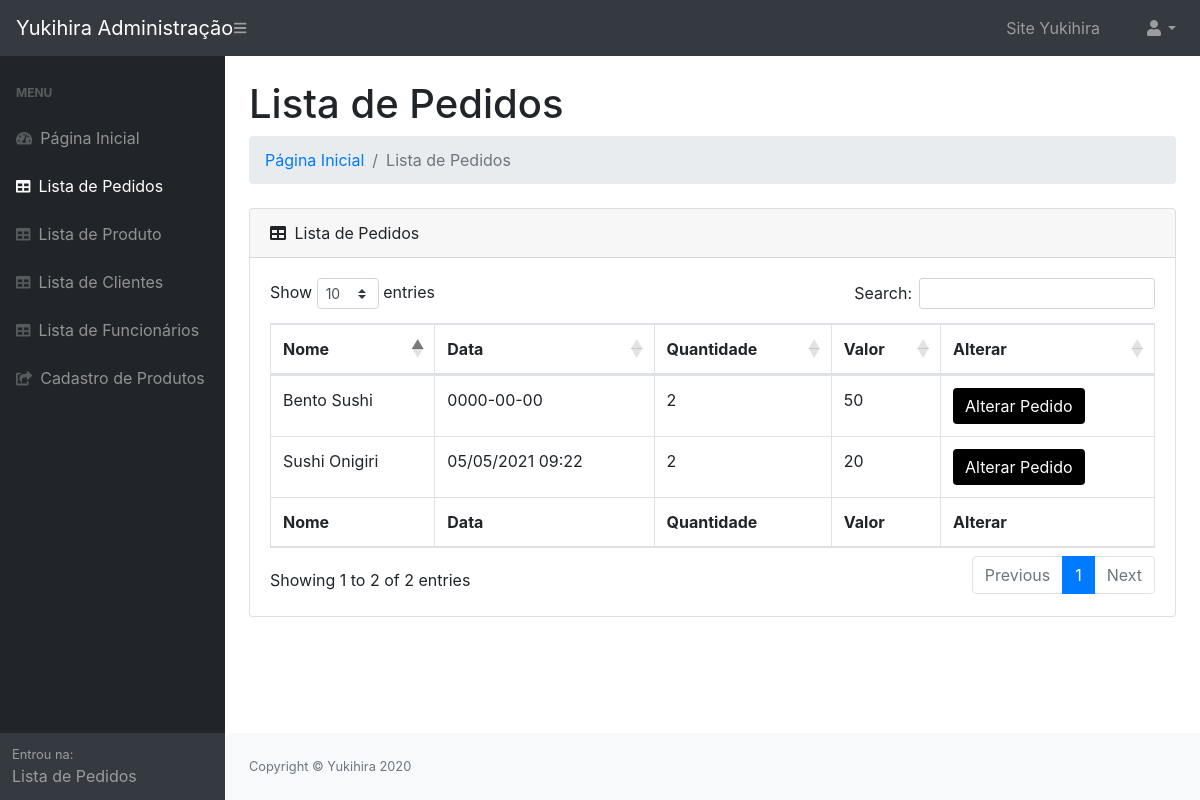
The app's page /usuario/lista_pedidos.php with its own data.
### tables this page shows
CREATE TABLE `pedido` (
  `idpedido` int(11) NOT NULL,
  `nome_pedido` varchar(45) NOT NULL,
  `data_pedido` varchar(20) NOT NULL,
  `quantidade_pedido` int(11) NOT NULL,
  `valor_pedido` float NOT NULL,
  `cliente_idcliente` int(11) NOT NULL
);

### usuario/lista_pedidos.php (the view, shortened to what this page needs)
<?php
$nome_usuario = $_SESSION["sessao_nome_usuario"];
include 'conexao.php';
$consulta_pedido = $conexao->query("SELECT * FROM `pedido`");
?>
<!DOCTYPE html>
<html lang="PT-BR">
<head>
    <link href="css/styles.css" rel="stylesheet" />
    <link href="https://cdn.datatables.net/1.10.20/css/dataTables.bootstrap4.min.css" rel="stylesheet" />
</head>
<body class="sb-nav-fixed">
    <nav class="sb-topnav navbar navbar-expand navbar-dark bg-dark">
        <a class="navbar-brand" href="administracao.php">Yukihira Administração</a>
        <button class="btn btn-link btn-sm order-1 order-lg-0" id="sidebarToggle" href="#"><i class="fas fa-bars"></i></button>
        <form class="d-none d-md-inline-block form-inline ml-auto mr-0 mr-md-3 my-2 my-md-0">
            <div class="collapse navbar-collapse" id="navbarResponsive">
                <ul class="navbar-nav ml-auto">
                    <li class="nav-item mx-0 mx-lg-1"><a class="nav-link py-3 px-0 px-lg-3" href="../index.php">Site Yukihira</a>
                    </li>
                </ul>
            </div>
        </form>
        <ul class="navbar-nav ml-auto ml-md-0">
            <li class="nav-item dropdown">
                <a class="nav-link dropdown-toggle" id="userDropdown" href="#" role="button" data-toggle="dropdown" aria-haspopup="true" aria-expanded="false"><i class="fas fa-user fa-fw"></i><?php echo $nome_usuario ?></a>
            </li>
        </ul>
    </nav>
    <div id="layoutSidenav">
        <div id="layoutSidenav_nav">
            <nav class="sb-sidenav accordion sb-sidenav-dark" id="sidenavAccordion">
                <div class="sb-sidenav-menu">
                    <div class="nav">
                        <div class="sb-sidenav-menu-heading">Menu</div>
                        <a class="nav-link" href="administracao.php">
                            <div class="sb-nav-link-icon"><i class="fas fa-tachometer-alt"></i></div>
                            Página Inicial
                        </a>
                        <a class="nav-link" href="lista_pedidos.php">
                            <div class="sb-nav-link-icon"><i class="fas fa-table"></i></div>
                            Lista de Pedidos
                        </a>
                        <a class="nav-link" href="lista_produto.php">
                            <div class="sb-nav-link-icon"><i class="fas fa-table"></i></div>
                            Lista de Produto
                        </a>
                        <a class="nav-link" href="lista_cliente.php">
                            <div class="sb-nav-link-icon"><i class="fas fa-table"></i></div>
                            Lista de Clientes
                        </a>
                        <a class="nav-link" href="lista_usuario.php">
                            <div class="sb-nav-link-icon"><i class="fas fa-table"></i></div>
                            Lista de Funcionários
                        </a>
                        <a class="nav-link" href="cadastro_produto.php">
                            <div class="sb-nav-link-icon"><i class="fas fa-share-square"></i></div>
                            Cadastro de Produtos
                        </a>
                    </div>
                </div>
                <div class="sb-sidenav-footer">
                    <div class="small">Entrou na:</div>
                    Lista de Pedidos
                </div>
            </nav>
        </div>
        <div id="layoutSidenav_content">
            <main>
                <div class="container-fluid">
                    <h1 class="mt-4">Lista de Pedidos</h1>
                    <ol class="breadcrumb mb-4">
                        <li class="breadcrumb-item"><a href="administracao.php">Página Inicial</a></li>
                        <li class="breadcrumb-item active">Lista de Pedidos</li>
                    </ol>
                    <div class="card mb-4">
                        <div class="card-header">
                            <i class="fas fa-table mr-1"></i>
                            Lista de Pedidos
                        </div>
                        <div class="card-body">
                            <div class="table-responsive">
                                <table class="table table-bordered" id="dataTable" width="100%" cellspacing="0">
                                    <thead>
                                        <tr>
                                            <th>Nome</th>
                                            <th>Data</th>
                                            <th>Quantidade</th>
                                            <th>Valor</th>
                                            <th>Alterar</th>
                                        </tr>
                                    </thead>
                                    <tfoot>
                                        <tr>
                                            <th>Nome</th>
                                            <th>Data</th>
                                            <th>Quantidade</th>
                                            <th>Valor</th>
                                            <th>Alterar</th>
                                        </tr>
                                    </tfoot>
                                    <tbody>
                                        <?php
                                        while ($lista = $consulta_pedido->fetch(PDO::FETCH_ASSOC)) {
                                        ?>
                                            <tr>
                                                <form action="alterar_pedido.php" method="POST">
                                                <td><input type="hidden" name="nome_pedido" value="<?php echo $lista["nome_pedido"] ?>"> <?php echo $lista["nome_pedido"] ?> </td>
                                                <td><input type="hidden" name="data_pedido" value="<?php echo $lista["data_pedido"] ?>"> <?php echo $lista["data_pedido"] ?> </td>
                                                <td><input type="hidden" name="quantidade_pedido" value="<?php echo $lista["quantidade_pedido"] ?>"> <?php echo $lista["quantidade_pedido"] ?> </td>
                                                <td><input type="hidden" name="valor_pedido" value="<?php echo $lista["valor_pedido"] ?>"> <?php echo $lista["valor_pedido"] ?> </td>
                                                <td><button id="botao_pedir" name="idpedido" value="<?php echo $lista["idpedido"] ?>" class="btn btn-primary">Alterar Pedido</button></td>
                                                </form>
                                            </tr>
                                        <?php } ?>
                                    </tbody>
                                </table>
                            </div>
                        </div>
                    </div>
                </div>
            </main>
            <footer class="py-4 bg-light mt-auto">
                <div class="container-fluid">
                    <div class="d-flex align-items-center justify-content-between small">
                        <div class="text-muted">Copyright &copy; Yukihira 2020</div>
                    </div>
                </div>
            </footer>
        </div>
    </div>
</body>
</html>

### usuario/lista_pedidos.php (style rules this page uses)
#botao_pedir { background-color: #000; border: none; }

### records on screen
pedido: nome_pedido "Bento Sushi", data_pedido "0000-00-00", quantidade_pedido "2", valor_pedido "50", $lista["idpedido"] 1 (drawn)
pedido: nome_pedido "Sushi Onigiri", data_pedido "05/05/2021 09:22", quantidade_pedido "2", valor_pedido "20"
